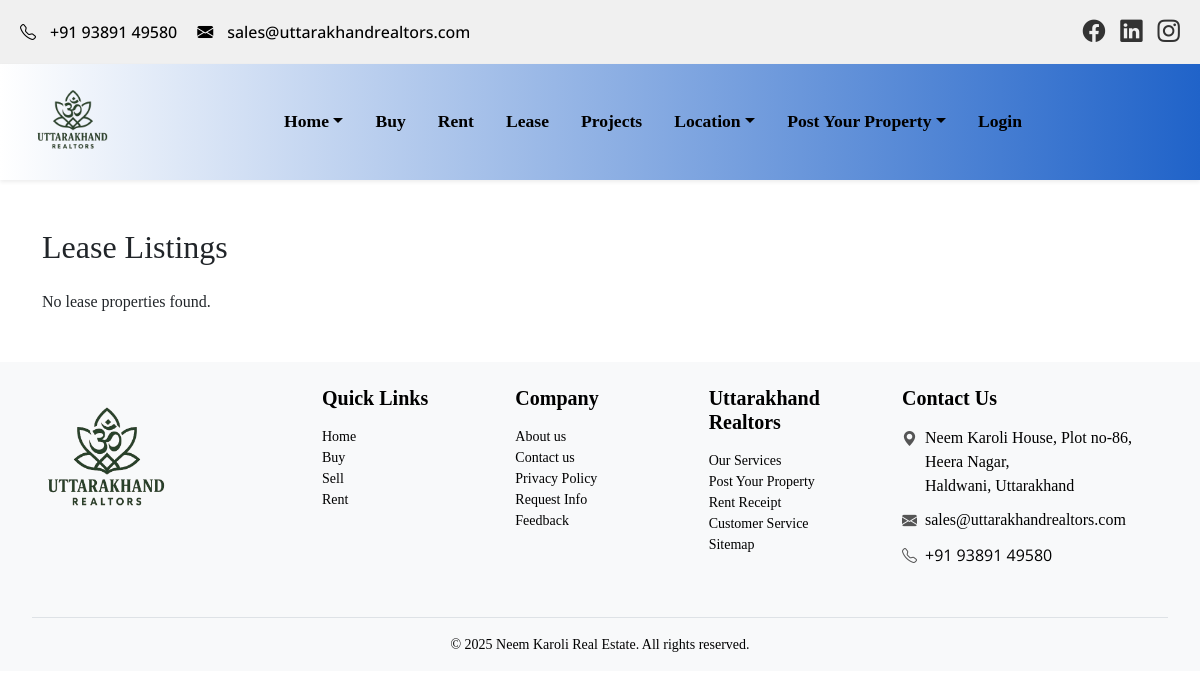
The page /lease/ on the database as committed earlier.
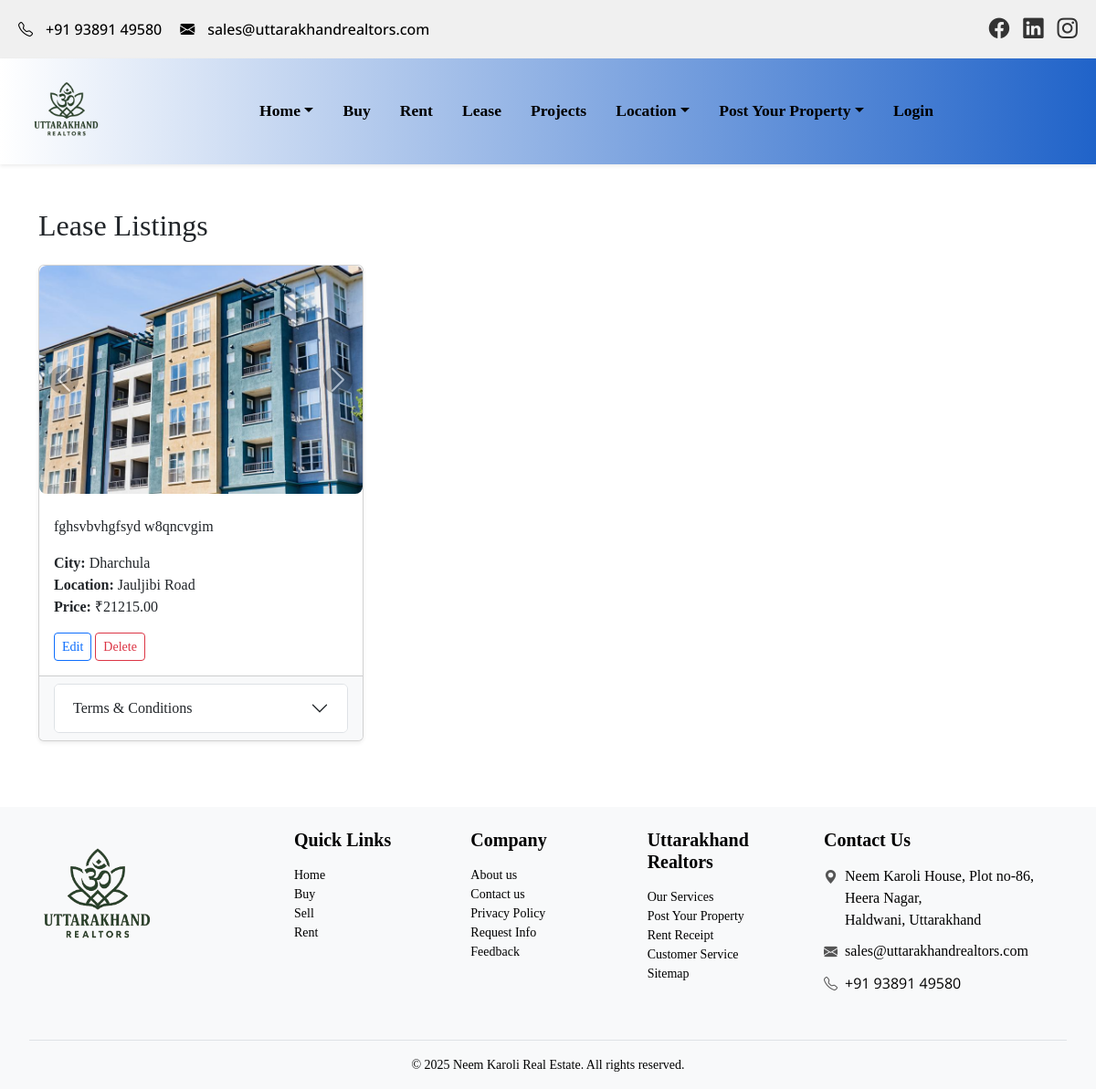
The same page on the database as committed later.
### my_app/models.py (models this page shows, shortened)
class LeaseImage(models.Model):
    lease = models.ForeignKey(Lease, on_delete=models.CASCADE, related_name='images')
    image = models.ImageField(upload_to='leases/')

class Lease(models.Model):
    owner_user = models.ForeignKey(User, on_delete=models.CASCADE)
    property_type = models.ForeignKey(PropertyType, on_delete=models.SET_NULL, null=True)
    city = models.ForeignKey(City, on_delete=models.CASCADE)
    location = models.ForeignKey(Location, on_delete=models.CASCADE)
    area = models.CharField(max_length=100, null=True)
    price = models.DecimalField(max_digits=10, decimal_places=2, null=True)
    owner_name = models.CharField(max_length=100, null=True)
    contact_name = models.CharField(max_length=100, null=True)
    contact_number = models.CharField(max_length=15, null=True)
    description = models.TextField(null=True, blank=True)
    terms_and_conditions = models.TextField(null=True, blank=True)
    is_approved = models.BooleanField(default=False)

class City(models.Model):
    name = models.CharField(max_length=50)

class Location(models.Model):
    name = models.CharField(max_length=100)
    city = models.ForeignKey(City, on_delete=models.CASCADE, related_name='locations')

### my_app/views.py (the view)
# urls.py: path('lease/', views.lease_properties, name="lease_properties"),
def lease_properties(request):
    properties = Lease.objects.filter(is_approved=True).prefetch_related('images').order_by('-id')
    return render(request, 'lease.html', {'properties': properties})

### my_app/templates/lease.html (shortened to what this page needs)
{% extends 'common.html' %}
{% load static %}
{% block content %}
  <link rel="stylesheet" href="https://cdn.jsdelivr.net/npm/glightbox/dist/css/glightbox.min.css" />
  <div class="container mt-5">
    <h2 class="mb-4">Lease Listings</h2>
    {% if properties %}
      <div class="row">
        {% for lease in properties %}
          <div class="col-md-4 mb-4">
            <div class="card shadow-sm w-100">
              {% if lease.images.all|length > 1 %}
                <div id="carousel{{ lease.id }}" class="carousel slide w-100" data-bs-ride="carousel">
                  <div class="carousel-inner w-100">
                    {% for image in lease.images.all %}
                      <div class="carousel-item {% if forloop.first %}active{% endif %}">
                        <a href="{{ image.image.url }}" class="glightbox" data-gallery="gallery{{ lease.id }}" data-title="{{ lease.title }}"><img src="{{ image.image.url }}" class="d-block w-100 lease-carousel-img" alt="Lease Image" /></a>
                      </div>
                    {% endfor %}
                  </div>
                  <button class="carousel-control-prev" type="button" data-bs-target="#carousel{{ lease.id }}" data-bs-slide="prev"><span class="carousel-control-prev-icon" aria-hidden="true"></span></button>
                  <button class="carousel-control-next" type="button" data-bs-target="#carousel{{ lease.id }}" data-bs-slide="next"><span class="carousel-control-next-icon" aria-hidden="true"></span></button>
                </div>
              {% else %}
                {% with image=lease.images.first %}
                  {% if image %}
                    <a href="{{ image.image.url }}" class="glightbox" data-gallery="gallery{{ lease.id }}" data-title="{{ lease.title }}"><img src="{{ image.image.url }}" class="d-block w-100 lease-carousel-img" alt="Lease Image" /></a>
                  {% endif %}
                {% endwith %}
              {% endif %}
              <div class="card-body">
                <p class="card-text">{{ lease.description|truncatewords:25 }}</p>
                <p class="card-text">
                  <strong>City:</strong> {{ lease.city.name }}<br />
                  <strong>Location:</strong> {{ lease.location.name }}<br />
                  <strong>Price:</strong> ₹{{ lease.price }}<br />
                </p>
                <a href="{% url 'edit_lease' lease.pk %}" class="btn btn-sm btn-outline-primary">Edit</a>
                <a href="{% url 'delete_lease' lease.pk %}" class="btn btn-sm btn-outline-danger">Delete</a>
              </div>
              <div class="card-footer bg-light">
                <div class="accordion" id="termsAccordion{{ lease.id }}">
                  <div class="accordion-item">
                    <h2 class="accordion-header" id="heading{{ lease.id }}"><button class="accordion-button collapsed" type="button" data-bs-toggle="collapse" data-bs-target="#collapse{{ lease.id }}" aria-expanded="false" aria-controls="collapse{{ lease.id }}">Terms & Conditions</button></h2>
                  </div>
                </div>
              </div>
            </div>
          </div>
        {% endfor %}
      </div>
    {% else %}
      <p>No lease properties found.</p>
    {% endif %}
  </div>
{% endblock %}

Rows that differ between the two databases and show on the page:
now on this page (row edited): Lease: description "fghsvbvhgfsyd w8qncvgim", city.name "Dharchula", location.name "Jauljibi Road", price "21215.00"
added LeaseImage: image (picture)
Other text that changed with them:
text no longer shown: "No lease properties found."
